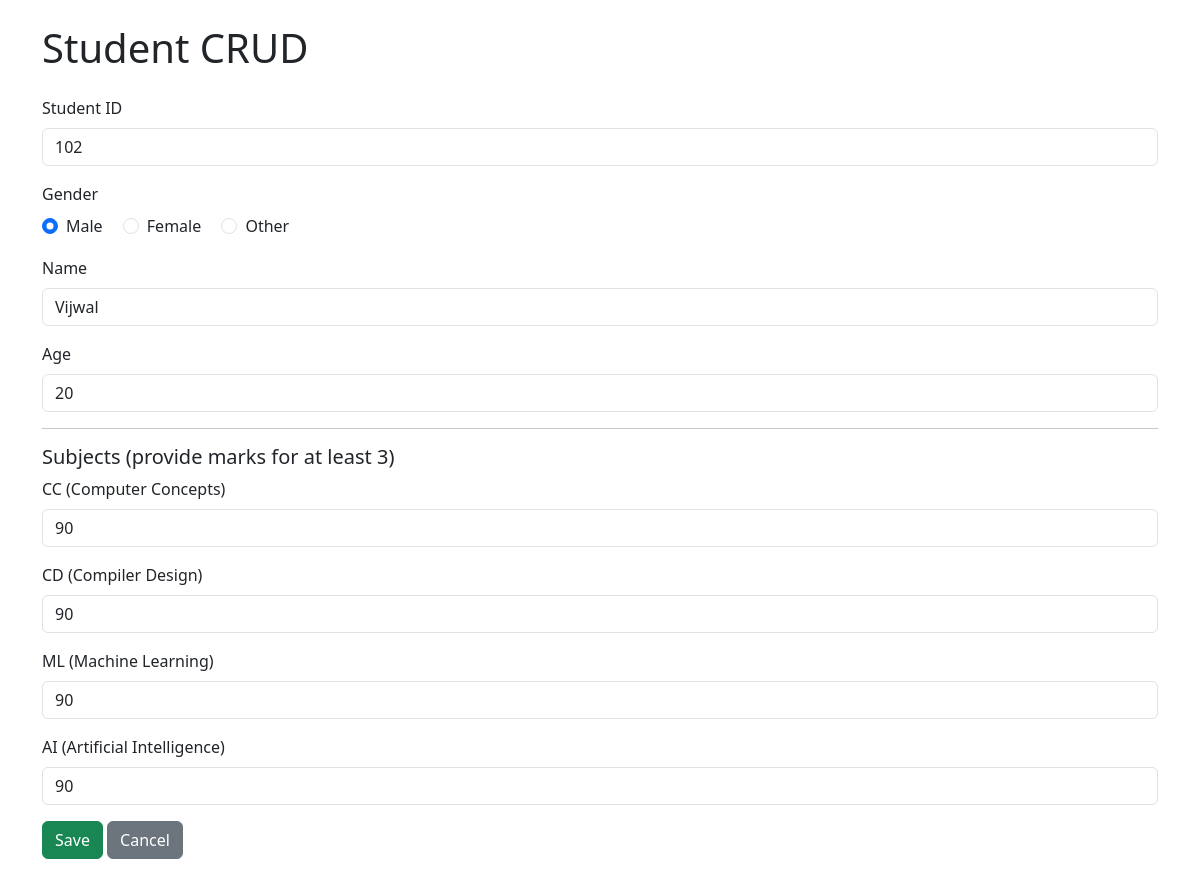
Page /edit/102 on the committed database.
### 5_std_crud_opr.py (models this page shows, shortened)
class Student(db.Model):
	id = db.Column(db.Integer, primary_key=True)
	student_id = db.Column(db.String(50), unique=True, nullable=False)
	name = db.Column(db.String(120), nullable=False)
	age = db.Column(db.Integer, nullable=False)
	gender = db.Column(db.String(20), nullable=True)
	subject1 = db.Column(db.Integer, nullable=True)
	subject2 = db.Column(db.Integer, nullable=True)
	subject_cc = db.Column(db.Integer, nullable=True)
	subject_cd = db.Column(db.Integer, nullable=True)
	subject_ml = db.Column(db.Integer, nullable=True)
	subject_ai = db.Column(db.Integer, nullable=True)
	total = db.Column(db.Integer, nullable=True)
	percentage = db.Column(db.Float, nullable=True)
	status = db.Column(db.String(10), nullable=True)

### 5_std_crud_opr.py (the view, shortened to what this page needs)
@app.route('/edit/<student_id>', methods=['GET', 'POST'])
def edit(student_id):
	student = Student.query.filter_by(student_id=student_id).first_or_404()
	return render_template('form.html', action=url_for('edit', student_id=student.student_id), student=student)

### templates/form.html (shortened to what this page needs)
{% extends 'base.html' %}
{% block content %}
<form method="post" action="{{ action }}">
  <div class="mb-3">
    <label class="form-label">Student ID</label>
    <input name="student_id" class="form-control" value="{{ student.student_id if student else '' }}" required>
  </div>
  <div class="mb-3">
    <label class="form-label">Gender</label>
    <div>
      <div class="form-check form-check-inline">
        <input class="form-check-input" type="radio" name="gender" id="g_male" value="Male" {% if student and student.gender=='Male' %}checked{% endif %}>
        <label class="form-check-label" for="g_male">Male</label>
      </div>
      <div class="form-check form-check-inline">
        <input class="form-check-input" type="radio" name="gender" id="g_female" value="Female" {% if student and student.gender=='Female' %}checked{% endif %}>
        <label class="form-check-label" for="g_female">Female</label>
      </div>
      <div class="form-check form-check-inline">
        <input class="form-check-input" type="radio" name="gender" id="g_other" value="Other" {% if student and student.gender=='Other' %}checked{% endif %}>
        <label class="form-check-label" for="g_other">Other</label>
      </div>
    </div>
  </div>
  <div class="mb-3">
    <label class="form-label">Name</label>
    <input name="name" class="form-control" value="{{ student.name if student else '' }}" required>
  </div>
  <div class="mb-3">
    <label class="form-label">Age</label>
    <input name="age" type="number" class="form-control" value="{{ student.age if student else '' }}" required>
  </div>
  <hr>
  <h5>Subjects (provide marks for at least 3)</h5>
  <div class="mb-3">
    <label class="form-label">CC (Computer Concepts)</label>
    <input name="subject_cc" type="number" min="0" max="100" class="form-control" value="{{ student.subject_cc if student else '' }}">
  </div>
  <div class="mb-3">
    <label class="form-label">CD (Compiler Design)</label>
    <input name="subject_cd" type="number" min="0" max="100" class="form-control" value="{{ student.subject_cd if student else '' }}">
  </div>
  <div class="mb-3">
    <label class="form-label">ML (Machine Learning)</label>
    <input name="subject_ml" type="number" min="0" max="100" class="form-control" value="{{ student.subject_ml if student else '' }}">
  </div>
  <div class="mb-3">
    <label class="form-label">AI (Artificial Intelligence)</label>
    <input name="subject_ai" type="number" min="0" max="100" class="form-control" value="{{ student.subject_ai if student else '' }}">
  </div>
  <button class="btn btn-success" type="submit">Save</button>
  <a class="btn btn-secondary" href="{{ url_for('index') }}">Cancel</a>
</form>
{% endblock %}

### rows in the picture
Student: student_id "102", gender "☑ Male", gender "☐ Female", gender "☐ Other", name "Vijwal", age "20", subject_cc "90", subject_cd "90", subject_ml "90", subject_ai "90"
